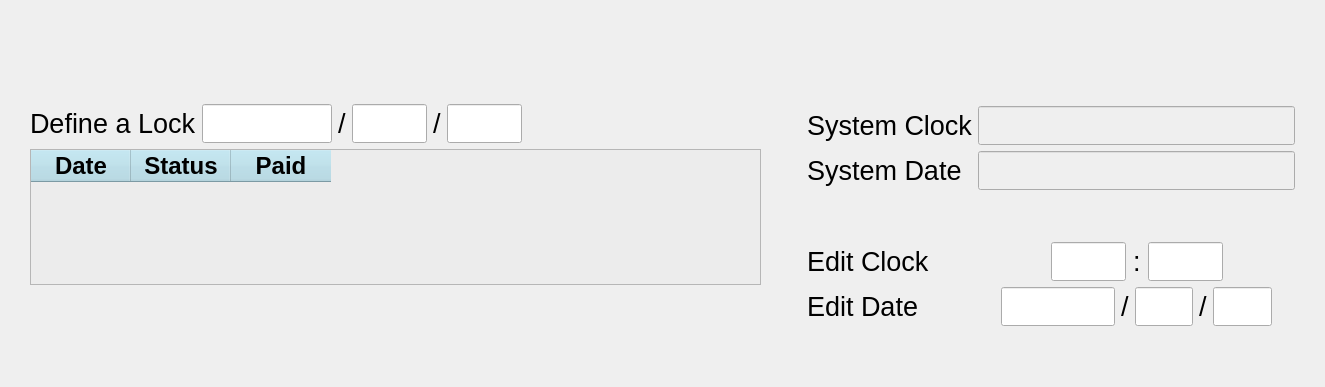
                <widget class="QWidget" name="lockSettingsPage">
                 <layout class="QHBoxLayout" name="horizontalLayout_58" stretch="3,0,2">
                  <property name="leftMargin">
                   <number>30</number>
                  </property>
                  <property name="topMargin">
                   <number>0</number>
                  </property>
                  <property name="rightMargin">
                   <number>30</number>
                  </property>
                  <property name="bottomMargin">
                   <number>0</number>
                  </property>
                  <item>
                   <layout class="QVBoxLayout" name="verticalLayout_72" stretch="1,0,0,0,4,3">
                    <property name="topMargin">
                     <number>0</number>
                    </property>
                    <property name="bottomMargin">
                     <number>0</number>
                    </property>
                    <item>
                     <spacer name="verticalSpacer_68">
                      <property name="orientation">
                       <enum>Qt::Vertical</enum>
                      </property>
                      <property name="sizeHint" stdset="0">
                       <size>
                        <width>20</width>
                        <height>40</height>
                       </size>
                      </property>
                     </spacer>
                    </item>
                    <item>
                     <widget class="QLabel" name="lblLockError">
                      <property name="font">
                       <font>
                        <family>Arial</family>
                        <pointsize>16</pointsize>
                       </font>
                      </property>
                      <property name="text">
                       <string/>
                      </property>
                     </widget>
                    </item>
                    <item>
                     <spacer name="verticalSpacer_74">
                      <property name="orientation">
                       <enum>Qt::Vertical</enum>
                      </property>
                      <property name="sizeHint" stdset="0">
                       <size>
                        <width>20</width>
                        <height>40</height>
                       </size>
                      </property>
                     </spacer>
                    </item>
                    <item>
                     <layout class="QHBoxLayout" name="horizontalLayout_56">
                      <item>
                       <widget class="QLabel" name="lblDefineLock">
                        <property name="font">
                         <font>
                          <family>Arial</family>
                          <pointsize>20</pointsize>
                         </font>
                        </property>
                        <property name="text">
                         <string>Define a Lock</string>
                        </property>
                       </widget>
                      </item>
                      <item>
                       <widget class="LineEdit" name="txtLockYear">
                        <property name="maximumSize">
                         <size>
                          <width>130</width>
                          <height>16777215</height>
                         </size>
                        </property>
                        <property name="font">
                         <font>
                          <family>Arial</family>
                          <pointsize>20</pointsize>
                         </font>
                        </property>
                        <property name="styleSheet">
                         <string notr="true"/>
                        </property>
                        <property name="alignment">
                         <set>Qt::AlignCenter</set>
                        </property>
                       </widget>
                      </item>
                      <item>
                       <widget class="QLabel" name="lblLockMonth">
                        <property name="font">
                         <font>
                          <family>Arial</family>
                          <pointsize>20</pointsize>
                         </font>
                        </property>
                        <property name="text">
                         <string>/</string>
                        </property>
                       </widget>
                      </item>
                      <item>
                       <widget class="LineEdit" name="txtLockMonth">
                        <property name="maximumSize">
                         <size>
                          <width>75</width>
                          <height>16777215</height>
                         </size>
                        </property>
                        <property name="font">
                         <font>
                          <family>Arial</family>
                          <pointsize>20</pointsize>
                         </font>
                        </property>
                        <property name="styleSheet">
                         <string notr="true"/>
                        </property>
                        <property name="alignment">
                         <set>Qt::AlignCenter</set>
                        </property>
                       </widget>
                      </item>
                      <item>
                       <widget class="QLabel" name="lblLockDay">
                        <property name="font">
                         <font>
                          <family>Arial</family>
                          <pointsize>20</pointsize>
                         </font>
                        </property>
                        <property name="text">
                         <string>/</string>
                        </property>
                       </widget>
                      </item>
                      <item>
                       <widget class="LineEdit" name="txtLockDay">
                        <property name="maximumSize">
                         <size>
                          <width>75</width>
                          <height>16777215</height>
                         </size>
                        </property>
                        <property name="font">
                         <font>
                          <family>Arial</family>
                          <pointsize>20</pointsize>
                         </font>
                        </property>
                        <property name="styleSheet">
                         <string notr="true"/>
                        </property>
                        <property name="alignment">
                         <set>Qt::AlignCenter</set>
                        </property>
                       </widget>
                      </item>
                      <item>
                       <spacer name="horizontalSpacer_66">
                        <property name="orientation">
                         <enum>Qt::Horizontal</enum>
                        </property>
                        <property name="sizeHint" stdset="0">
                         <size>
                          <width>40</width>
                          <height>20</height>
                         </size>
                        </property>
                       </spacer>
                      </item>
                      <item>
                       <widget class="QPushButton" name="btnResetLock">
                        <property name="styleSheet">
                         <string notr="true">QPushButton {
outline:0;
border-radius:40px;
}

QPushButton:pressed{
border:3px solid white;
}
</string>
                        </property>
                        <property name="text">
                         <string/>
                        </property>
                        <property name="icon">
                         <iconset>
                          <normaloff>images/reset.png</normaloff>images/reset.png</iconset>
                        </property>
                        <property name="iconSize">
                         <size>
                          <width>80</width>
                          <height>80</height>
                         </size>
                        </property>
                       </widget>
                      </item>
                      <item>
                       <widget class="QPushButton" name="btnAddLock">
                        <property name="minimumSize">
                         <size>
                          <width>0</width>
                          <height>0</height>
                         </size>
                        </property>
                        <property name="maximumSize">
                         <size>
                          <width>16777215</width>
                          <height>16777215</height>
                         </size>
                        </property>
                        <property name="font">
                         <font>
                          <family>Arial</family>
                          <pointsize>20</pointsize>
                         </font>
                        </property>
                        <property name="styleSheet">
                         <string notr="true">QPushButton {
outline:0;
border-radius:40px;
}

QPushButton:pressed{
border:3px solid white;
}
</string>
                        </property>
                        <property name="text">
                         <string/>
                        </property>
                        <property name="icon">
                         <iconset>
                          <normaloff>images/add.png</normaloff>images/add.png</iconset>
                        </property>
                        <property name="iconSize">
                         <size>
                          <width>80</width>
                          <height>80</height>
                         </size>
                        </property>
                       </widget>
                      </item>
                     </layout>
                    </item>
                    <item>
                     <widget class="QTableWidget" name="tableLock">
                      <property name="font">
                       <font>
                        <family>Segoe UI</family>
                        <pointsize>16</pointsize>
                       </font>
                      </property>
                      <property name="layoutDirection">
                       <enum>Qt::LeftToRight</enum>
                      </property>
                      <property name="styleSheet">
                       <string notr="true">QHeaderView::section
{
    background-color:lightblue;
	color:black;
} 
 
QWidget {
background-color: rgb(236, 236, 236);
color:black;
}

QHeaderView::section
{
    background-color:lightblue;
	color:black;
} 
 </string>
                      </property>
                      <property name="editTriggers">
                       <set>QAbstractItemView::NoEditTriggers</set>
                      </property>
                      <property name="selectionBehavior">
                       <enum>QAbstractItemView::SelectRows</enum>
                      </property>
                      <column>
                       <property name="text">
                        <string>Date</string>
                       </property>
                       <property name="font">
                        <font>
                         <family>Arial</family>
                         <pointsize>18</pointsize>
                         <weight>75</weight>
                         <bold>true</bold>
                        </font>
                       </property>
                      </column>
                      <column>
                       <property name="text">
                        <string>Status</string>
                       </property>
                       <property name="font">
                        <font>
                         <family>Arial</family>
                         <pointsize>18</pointsize>
                         <weight>75</weight>
                         <bold>true</bold>
                        </font>
                       </property>
                      </column>
                      <column>
                       <property name="text">
                        <string>Paid</string>
                       </property>
                       <property name="font">
                        <font>
                         <family>Arial</family>
                         <pointsize>18</pointsize>
                         <weight>75</weight>
                         <bold>true</bold>
                        </font>
                       </property>
                      </column>
                     </widget>
                    </item>
                    <item>
                     <spacer name="verticalSpacer_69">
                      <property name="orientation">
                       <enum>Qt::Vertical</enum>
                      </property>
                      <property name="sizeHint" stdset="0">
                       <size>
                        <width>20</width>
                        <height>40</height>
                       </size>
                      </property>
                     </spacer>
                    </item>
                   </layout>
                  </item>
                  <item>
                   <spacer name="horizontalSpacer_93">
                    <property name="orientation">
                     <enum>Qt::Horizontal</enum>
                    </property>
                    <property name="sizeHint" stdset="0">
                     <size>
                      <width>40</width>
                      <height>20</height>
                     </size>
                    </property>
                   </spacer>
                  </item>
                  <item>
                   <layout class="QVBoxLayout" name="verticalLayout_74" stretch="1,0,2">
                    <property name="topMargin">
                     <number>0</number>
                    </property>
                    <property name="rightMargin">
                     <number>0</number>
                    </property>
                    <property name="bottomMargin">
                     <number>0</number>
                    </property>
                    <item>
                     <spacer name="verticalSpacer_70">
                      <property name="orientation">
                       <enum>Qt::Vertical</enum>
                      </property>
                      <property name="sizeHint" stdset="0">
                       <size>
                        <width>20</width>
                        <height>40</height>
                       </size>
                      </property>
                     </spacer>
                    </item>
                    <item>
                     <layout class="QFormLayout" name="formLayout">
                      <property name="topMargin">
                       <number>0</number>
                      </property>
                      <item row="0" column="1">
                       <widget class="QLabel" name="lblSystemTimeStatus">
                        <property name="font">
                         <font>
                          <family>Arial</family>
                          <pointsize>16</pointsize>
                         </font>
                        </property>
                        <property name="text">
                         <string/>
                        </property>
                       </widget>
                      </item>
                      <item row="2" column="0">
                       <widget class="QLabel" name="lblSysClock">
                        <property name="font">
                         <font>
                          <family>Arial</family>
                          <pointsize>20</pointsize>
                         </font>
                        </property>
                        <property name="text">
                         <string>System Clock</string>
                        </property>
                       </widget>
                      </item>
                      <item row="2" column="1">
                       <widget class="QLineEdit" name="txtSysClock">
                        <property name="enabled">
                         <bool>false</bool>
                        </property>
                        <property name="font">
                         <font>
                          <family>Arial</family>
                          <pointsize>20</pointsize>
                         </font>
                        </property>
                        <property name="styleSheet">
                         <string notr="true"/>
                        </property>
                        <property name="alignment">
                         <set>Qt::AlignCenter</set>
                        </property>
                        <property name="readOnly">
                         <bool>true</bool>
                        </property>
                       </widget>
                      </item>
                      <item row="3" column="0">
                       <widget class="QLabel" name="lblSysDate">
                        <property name="font">
                         <font>
                          <family>Arial</family>
                          <pointsize>20</pointsize>
                         </font>
                        </property>
                        <property name="text">
                         <string>System Date</string>
                        </property>
                       </widget>
                      </item>
                      <item row="3" column="1">
                       <widget class="QLineEdit" name="txtSysDate">
                        <property name="enabled">
                         <bool>false</bool>
                        </property>
                        <property name="font">
                         <font>
                          <family>Arial</family>
                          <pointsize>20</pointsize>
                         </font>
                        </property>
                        <property name="styleSheet">
                         <string notr="true"/>
                        </property>
                        <property name="alignment">
                         <set>Qt::AlignCenter</set>
                        </property>
                        <property name="readOnly">
                         <bool>true</bool>
                        </property>
                       </widget>
                      </item>
                      <item row="5" column="1">
                       <spacer name="verticalSpacer_73">
                        <property name="orientation">
                         <enum>Qt::Vertical</enum>
                        </property>
                        <property name="sizeHint" stdset="0">
                         <size>
                          <width>20</width>
                          <height>40</height>
                         </size>
                        </property>
                       </spacer>
                      </item>
                      <item row="6" column="0">
                       <widget class="QLabel" name="lblEditClock">
                        <property name="font">
                         <font>
                          <family>Arial</family>
                          <pointsize>20</pointsize>
                         </font>
                        </property>
                        <property name="text">
                         <string>Edit Clock</string>
                        </property>
                       </widget>
                      </item>
                      <item row="6" column="1">
                       <layout class="QHBoxLayout" name="horizontalLayout_57">
                        <property name="spacing">
                         <number>7</number>
                        </property>
                        <item>
                         <spacer name="horizontalSpacer_70">
                          <property name="orientation">
                           <enum>Qt::Horizontal</enum>
                          </property>
                          <property name="sizeHint" stdset="0">
                           <size>
                            <width>40</width>
                            <height>20</height>
                           </size>
                          </property>
                         </spacer>
                        </item>
                        <item>
                         <widget class="LineEdit" name="txtEditHour">
                          <property name="maximumSize">
                           <size>
                            <width>75</width>
                            <height>16777215</height>
                           </size>
                          </property>
                          <property name="font">
                           <font>
                            <family>Arial</family>
                            <pointsize>20</pointsize>
                           </font>
                          </property>
                          <property name="styleSheet">
                           <string notr="true"/>
                          </property>
                          <property name="alignment">
                           <set>Qt::AlignCenter</set>
                          </property>
                         </widget>
                        </item>
                        <item>
                         <widget class="QLabel" name="label_10">
                          <property name="font">
                           <font>
                            <family>Arial</family>
                            <pointsize>20</pointsize>
                           </font>
                          </property>
                          <property name="text">
                           <string>:</string>
                          </property>
                         </widget>
                        </item>
                        <item>
                         <widget class="LineEdit" name="txtEditMinute">
                          <property name="maximumSize">
                           <size>
                            <width>75</width>
                            <height>16777215</height>
                           </size>
                          </property>
                          <property name="font">
                           <font>
                            <family>Arial</family>
                            <pointsize>20</pointsize>
                           </font>
                          </property>
                          <property name="styleSheet">
                           <string notr="true"/>
                          </property>
                          <property name="alignment">
                           <set>Qt::AlignCenter</set>
                          </property>
                         </widget>
                        </item>
                        <item>
                         <spacer name="horizontalSpacer_71">
                          <property name="orientation">
                           <enum>Qt::Horizontal</enum>
                          </property>
                          <property name="sizeHint" stdset="0">
                           <size>
                            <width>40</width>
                            <height>20</height>
                           </size>
                          </property>
                         </spacer>
                        </item>
                       </layout>
                      </item>
                      <item row="7" column="0">
                       <widget class="QLabel" name="lblEditDate">
                        <property name="font">
                         <font>
                          <family>Arial</family>
                          <pointsize>20</pointsize>
                         </font>
                        </property>
                        <property name="text">
                         <string>Edit Date</string>
                        </property>
                       </widget>
                      </item>
                      <item row="7" column="1">
                       <layout class="QHBoxLayout" name="horizontalLayout_59">
                        <property name="topMargin">
                         <number>0</number>
                        </property>
                        <item>
                         <spacer name="horizontalSpacer_94">
                          <property name="orientation">
                           <enum>Qt::Horizontal</enum>
                          </property>
                          <property name="sizeHint" stdset="0">
                           <size>
                            <width>40</width>
                            <height>20</height>
                           </size>
                          </property>
                         </spacer>
                        </item>
                        <item>
                         <widget class="LineEdit" name="txtEditYear">
                          <property name="maximumSize">
                           <size>
                            <width>130</width>
                            <height>16777215</height>
                           </size>
                          </property>
                          <property name="font">
                           <font>
                            <family>Arial</family>
                            <pointsize>20</pointsize>
                           </font>
                          </property>
                          <property name="styleSheet">
                           <string notr="true"/>
                          </property>
                          <property name="alignment">
                           <set>Qt::AlignCenter</set>
                          </property>
                         </widget>
                        </item>
                        <item>
                         <widget class="QLabel" name="label_4">
                          <property name="font">
                           <font>
                            <family>Arial</family>
                            <pointsize>20</pointsize>
                           </font>
                          </property>
                          <property name="text">
                           <string>/</string>
                          </property>
                         </widget>
                        </item>
                        <item>
                         <widget class="LineEdit" name="txtEditMonth">
                          <property name="maximumSize">
                           <size>
                            <width>75</width>
                            <height>16777215</height>
                           </size>
                          </property>
                          <property name="font">
                           <font>
                            <family>Arial</family>
                            <pointsize>20</pointsize>
                           </font>
                          </property>
                          <property name="styleSheet">
                           <string notr="true"/>
                          </property>
                          <property name="alignment">
                           <set>Qt::AlignCenter</set>
                          </property>
                         </widget>
                        </item>
                        <item>
                         <widget class="QLabel" name="label_5">
                          <property name="font">
                           <font>
                            <family>Arial</family>
                            <pointsize>20</pointsize>
                           </font>
                          </property>
                          <property name="text">
                           <string>/</string>
                          </property>
                         </widget>
                        </item>
                        <item>
                         <widget class="LineEdit" name="txtEditDay">
                          <property name="maximumSize">
                           <size>
                            <width>75</width>
                            <height>16777215</height>
                           </size>
                          </property>
                          <property name="font">
                           <font>
                            <family>Arial</family>
                            <pointsize>20</pointsize>
                           </font>
                          </property>
                          <property name="styleSheet">
                           <string notr="true"/>
                          </property>
                          <property name="alignment">
                           <set>Qt::AlignCenter</set>
                          </property>
                         </widget>
                        </item>
                        <item>
                         <spacer name="horizontalSpacer_95">
                          <property name="orientation">
                           <enum>Qt::Horizontal</enum>
                          </property>
                          <property name="sizeHint" stdset="0">
                           <size>
                            <width>40</width>
                            <height>20</height>
                           </size>
                          </property>
                         </spacer>
                        </item>
                       </layout>
                      </item>
                      <item row="1" column="1">
                       <spacer name="verticalSpacer_72">
                        <property name="orientation">
                         <enum>Qt::Vertical</enum>
                        </property>
                        <property name="sizeHint" stdset="0">
                         <size>
                          <width>20</width>
                          <height>40</height>
                         </size>
                        </property>
                       </spacer>
                      </item>
                     </layout>
                    </item>
                    <item>
                     <spacer name="verticalSpacer_71">
                      <property name="orientation">
                       <enum>Qt::Vertical</enum>
                      </property>
                      <property name="sizeHint" stdset="0">
                       <size>
                        <width>20</width>
                        <height>40</height>
                       </size>
                      </property>
                     </spacer>
                    </item>
                   </layout>
                  </item>
                 </layout>
                </widget>
